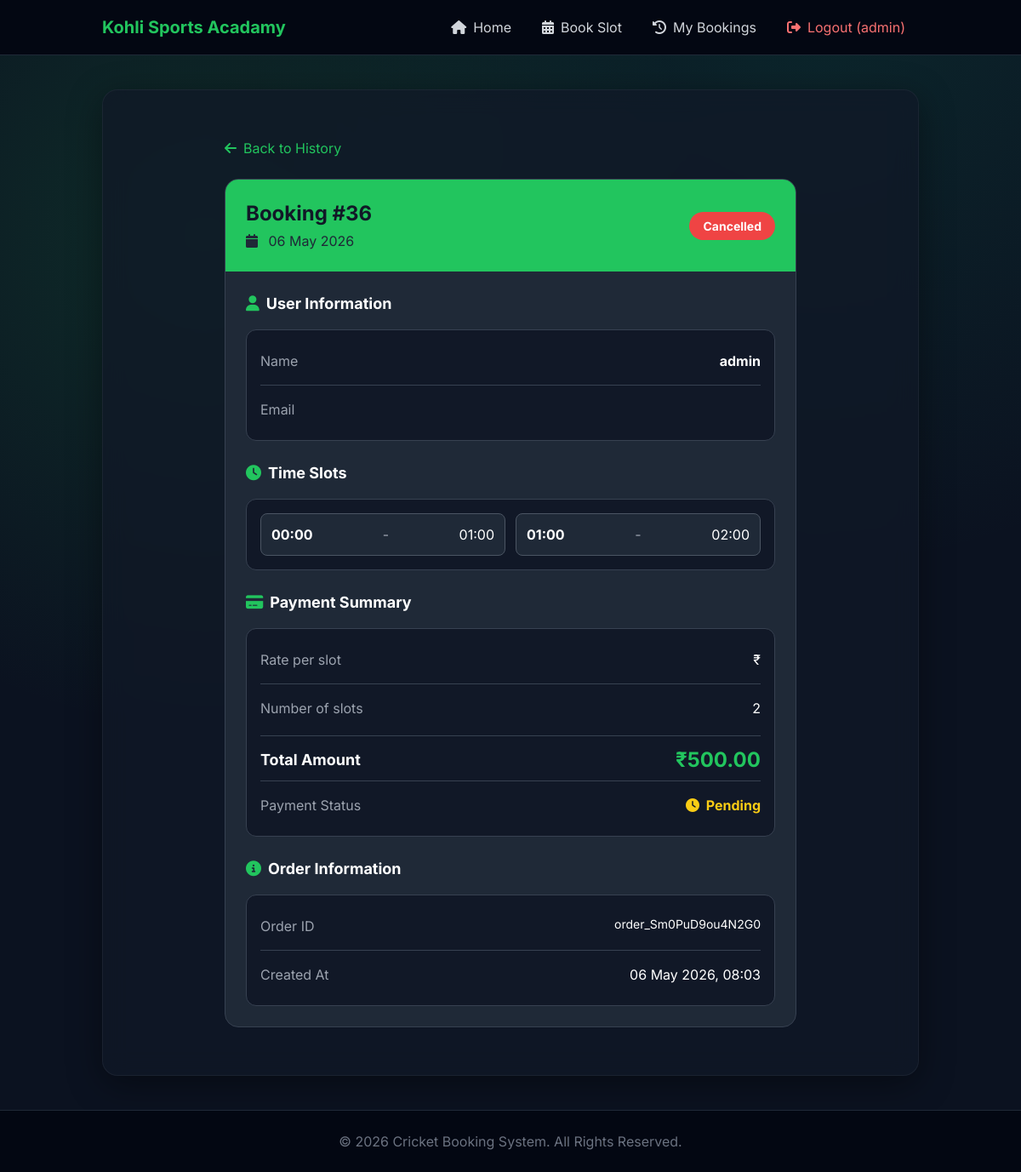
Page /booking/36/ (signed in) on the committed database.
### booking/models.py (models this page shows, shortened)
class Booking(models.Model):
    BOOKING_STATUS_CHOICES = [
        ('pending', 'Pending'),
        ('confirmed', 'Confirmed'),
        ('completed', 'Completed'),
        ('cancelled', 'Cancelled'),
    ]
    user = models.ForeignKey(User, on_delete=models.CASCADE)
    date = models.DateField()
    slots = models.ManyToManyField(TimeSlot)
    amount_per_slot = models.DecimalField(
        max_digits=10,
        decimal_places=2,
        help_text="Amount per slot (admin can modify)"
    )
    total_amount = models.DecimalField(
        max_digits=10,
        decimal_places=2,
        blank=True,
        null=True
    )
    is_paid = models.BooleanField(default=False)
    status = models.CharField(max_length=20, choices=BOOKING_STATUS_CHOICES, default='pending')
    razorpay_order_id = models.CharField(max_length=200, blank=True)
    created_at = models.DateTimeField(auto_now_add=True)
    modified_start_time = models.TimeField(blank=True, null=True)
    modified_end_time = models.TimeField(blank=True, null=True)
    modification_reason = models.TextField(blank=True, help_text="Reason for timing modification")
    class Meta:
        ordering = ['-created_at']

class TimeSlot(models.Model):
    start_time = models.TimeField()
    end_time = models.TimeField()
    is_booked = models.BooleanField(default=False)
    isa = models.DecimalField(
        max_digits=10,
        decimal_places=2,
        blank=True,
        null=True,
        help_text="Custom amount for this specific slot (overrides default)"
    )

### booking/views.py (the view)
# urls.py: path('booking/<int:booking_id>/', views.booking_detail, name='booking_detail'),
@login_required
def booking_detail(request, booking_id):
    try:
        booking = Booking.objects.get(id=booking_id, user=request.user)
        return render(request, 'booking_detail.html', {'booking': booking})
    except Booking.DoesNotExist:
        return render(request, 'error.html', {'error': 'Booking not found'}, status=404)

### booking/templates/booking_detail.html (shortened to what this page needs)
{% extends 'base.html' %}
{% block content %}
<div class="py-8">
    <div class="max-w-2xl mx-auto">
        <a href="{% url 'history' %}" class="inline-flex items-center text-primary hover:text-green-400 mb-6 transition-colors">
            <i class="fas fa-arrow-left mr-2"></i>
            Back to History
        </a>
        <div class="bg-gray-800 rounded-2xl border border-gray-700 overflow-hidden">
            <div class="p-6 bg-gradient-to-r from-primary to-green-500">
                <div class="flex items-center justify-between">
                    <div>
                        <h2 class="text-2xl font-bold text-gray-900">Booking #{{ booking.id }}</h2>
                        <p class="text-gray-800 mt-1">
                            <i class="fas fa-calendar mr-2"></i>
                            {{ booking.date|date:"d M Y" }}
                        </p>
                    </div>
                    <div class="text-right">
                        <span class="px-4 py-2 rounded-full text-sm font-bold
                            {% if booking.status == 'completed' %}bg-green-500 text-white
                            {% elif booking.status == 'pending' %}bg-yellow-500 text-gray-900
                            {% else %}bg-red-500 text-white{% endif %}">
                            {{ booking.get_status_display }}
                        </span>
                    </div>
                </div>
            </div>
            <div class="p-6">
                <div class="mb-6">
                    <h5 class="text-lg font-bold text-white mb-4">
                        <i class="fas fa-user text-primary mr-2"></i>User Information
                    </h5>
                    <div class="p-4 rounded-xl bg-gray-900 border border-gray-700">
                        <div class="flex items-center justify-between py-2">
                            <span class="text-gray-400">Name</span>
                            <strong class="text-white">{{ booking.user.get_full_name|default:booking.user.username }}</strong>
                        </div>
                        <hr class="border-gray-700 my-2">
                        <div class="flex items-center justify-between py-2">
                            <span class="text-gray-400">Email</span>
                        </div>
                    </div>
                </div>
                <div class="mb-6">
                    <h5 class="text-lg font-bold text-white mb-4">
                        <i class="fas fa-clock text-primary mr-2"></i>Time Slots
                    </h5>
                    <div class="p-4 rounded-xl bg-gray-900 border border-gray-700">
                        <div class="grid grid-cols-2 gap-3">
                            {% for slot in booking.slots.all %}
                            <div class="flex items-center justify-between p-3 rounded-lg bg-gray-800 border border-gray-600">
                                <div class="font-bold text-white">{{ slot.start_time|time:"H:i" }}</div>
                                <div class="text-gray-400">-</div>
                                <div class="text-white">{{ slot.end_time|time:"H:i" }}</div>
                            </div>
                            {% empty %}
                            <p class="text-gray-400">No slots selected</p>
                            {% endfor %}
                        </div>
                    </div>
                </div>
                <div class="mb-6">
                    <h5 class="text-lg font-bold text-white mb-4">
                        <i class="fas fa-credit-card text-primary mr-2"></i>Payment Summary
                    </h5>
                    <div class="p-4 rounded-xl bg-gray-900 border border-gray-700">
                        <div class="flex justify-between py-2">
                            <span class="text-gray-400">Rate per slot</span>
                            <span class="text-white">₹{{ booking.amount }}</span>
                        </div>
                        <hr class="border-gray-700 my-2">
                        <div class="flex justify-between py-2">
                            <span class="text-gray-400">Number of slots</span>
                            <span class="text-white">{{ booking.slots.count }}</span>
                        </div>
                        <hr class="border-gray-700 my-3">
                        <div class="flex justify-between items-center">
                            <span class="font-bold text-lg text-white">Total Amount</span>
                            <span class="text-2xl font-bold text-primary">₹{{ booking.total_amount }}</span>
                        </div>
                        <hr class="border-gray-700 my-2">
                        <div class="flex justify-between py-2">
                            <span class="text-gray-400">Payment Status</span>
                            <span class="{% if booking.is_paid %}text-green-400{% else %}text-yellow-400{% endif %} font-bold">
                                {% if booking.is_paid %}<i class="fas fa-check-circle mr-1"></i> Paid{% else %}<i class="fas fa-clock mr-1"></i> Pending{% endif %}
                            </span>
                        </div>
                    </div>
                </div>
                <div>
                    <h5 class="text-lg font-bold text-white mb-4">
                        <i class="fas fa-info-circle text-primary mr-2"></i>Order Information
                    </h5>
                    <div class="p-4 rounded-xl bg-gray-900 border border-gray-700">
                        <div class="flex justify-between py-2">
                            <span class="text-gray-400">Order ID</span>
                            <span class="text-white text-sm">{{ booking.razorpay_order_id|default:"N/A" }}</span>
                        </div>
                        <hr class="border-gray-700 my-2">
                        <div class="flex justify-between py-2">
                            <span class="text-gray-400">Created At</span>
                            <span class="text-white">{{ booking.created_at|date:"d M Y, H:i" }}</span>
                        </div>
                    </div>
                </div>
            </div>
        </div>
    </div>
</div>
{% endblock %}

### booking/templates/base.html (shortened to what this page needs)
 <!DOCTYPE html>
{% load static %}
<html lang="en">
<head>
    <script src="https://cdn.tailwindcss.com"></script>
    <link href="https://cdnjs.cloudflare.com/ajax/libs/font-awesome/6.6.0/css/all.min.css" rel="stylesheet">
    <link href="{% static 'booking/modern-ui.css' %}" rel="stylesheet">
    <link rel="stylesheet" href="{% static 'booking/admin.css' %}">
</head>
<body class="flex flex-col min-h-screen bg-gray-900 text-gray-300">
    <nav class="sticky top-0 z-50 bg-gray-950 border-b border-gray-800">
        <div class="container mx-auto px-4 sm:px-6 lg:px-8">
            <div class="flex items-center justify-between h-16">
                <a href="{% url 'home' %}" class="flex items-center">
                    <span class="text-xl font-bold text-primary hidden sm:block">Kohli Sports Acadamy</span>
                </a>
                <div class="hidden md:flex items-center gap-1">
                    {% if user.is_authenticated %}
                        <a href="{% url 'landing_home' %}" class="px-4 py-2 rounded-lg hover:bg-gray-800 hover:text-primary transition-all">
                            <i class="fas fa-house mr-2"></i>Home
                        </a>
                        <a href="{% url 'home' %}" class="px-4 py-2 rounded-lg hover:bg-gray-800 hover:text-primary transition-all">
                            <i class="fas fa-calendar-alt mr-2"></i>Book Slot
                        </a>
                        <a href="{% url 'history' %}" class="px-4 py-2 rounded-lg hover:bg-gray-800 hover:text-primary transition-all">
                            <i class="fas fa-history mr-2"></i>My Bookings
                        </a>
                        <a href="{% url 'logout' %}" class="px-4 py-2 rounded-lg hover:bg-gray-800 hover:text-red-500 transition-all text-red-400">
                            <i class="fas fa-sign-out-alt mr-2"></i>Logout ({{ user.username }})
                        </a>
                    {% endif %}
                </div>
            </div>
        </div>
    </nav>
    <main class="flex-grow container mx-auto px-4 sm:px-6 lg:px-8 py-6 lg:py-10">
        <div class="app-page-surface">
            {% block content %}{% endblock %}
        </div>
    </main>
    <footer class="mt-auto py-6 border-t border-gray-800 bg-gray-950">
        <div class="container mx-auto px-4 text-center">
            <p class="text-gray-500">&copy; 2026 Cricket Booking System. All Rights Reserved.</p>
        </div>
    </footer>
</body>
</html>

### booking/static/booking/modern-ui.css (style rules this page uses)
:root { --primary: #22c55e; --primary-dark: #16a34a; --bg-main: #0b1220; --bg-section: #111827; --card-bg: #ffffff; --text-dark: #0f172a; --text-light: #64748b; }
body { font-family: 'Inter', sans-serif; }
.container { max-width: 1280px; }

### booking/templates/base.html (style rules this page uses)
.app-page-surface { background: rgba(17, 24, 39, 0.75); backdrop-filter: blur(14px); border-radius: 18px; padding: 24px; border: 1px solid rgba(255,255,255,0.05); box-shadow: 0 10px 40px rgba(0,0,0,0.4); }
nav { backdrop-filter: blur(10px); background: rgba(2, 6, 23, 0.75); }
button, a { transition: all 0.25s ease; }
footer { backdrop-filter: blur(8px); }

### rows in the picture
Booking: id "36", date "06 May 2026", status "Cancelled", user.get_full_name "admin", slots.count "2", total_amount "500.00", razorpay_order_id "order_Sm0PuD9ou4N2G0", created_at "06 May 2026, 08:03"
TimeSlot: start_time "00:00", end_time "01:00"
TimeSlot: start_time "01:00", end_time "02:00"

### other values in the picture
{{ user.username }} "admin"
